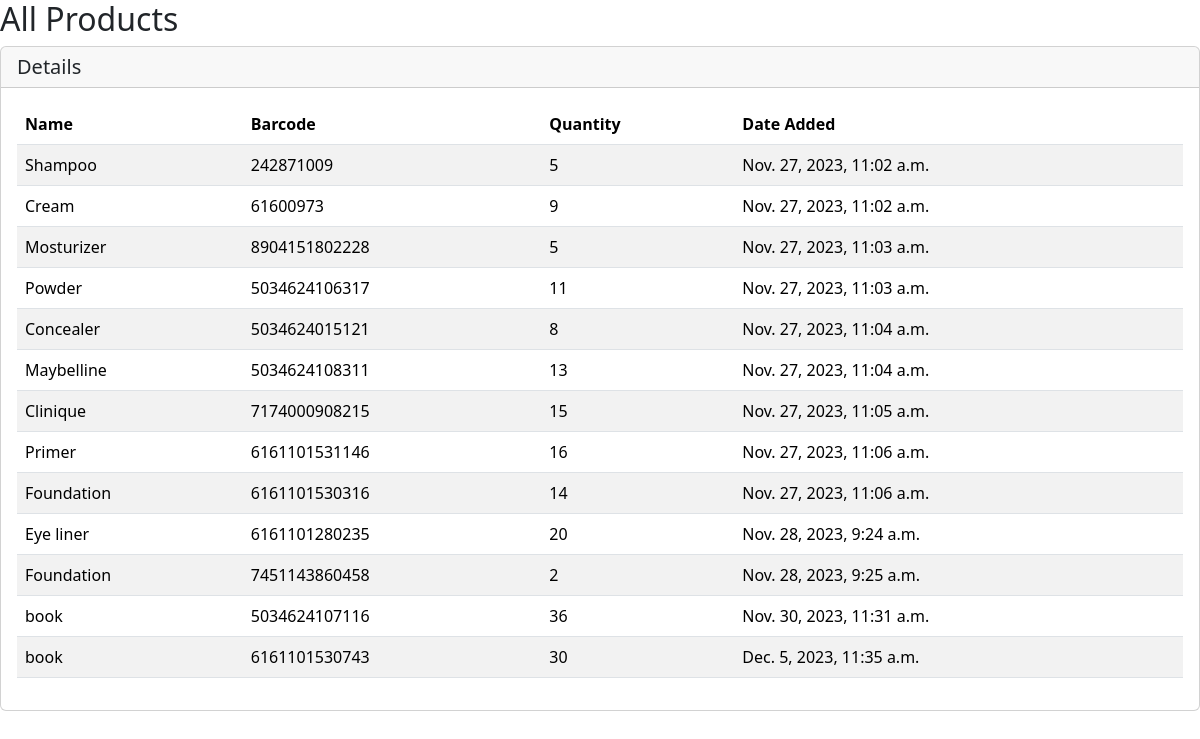
The app's page /all/?download_html=1 with its own data.
### ventory/models.py (models this page shows, shortened)
class Product(models.Model):
    NAME_CHOICES = [
      ("book",'book'),
      ("water",'water'),
      ("plates",'plates'),
      ("Concealer",'Concealer'),
      ("Foundation",'Foundation'),
      ("Eye shadow",'Eye shadow'),
      ("Eye liner",'Eye liner'),
      ("Bronzer",'Bronzer'),
      ("Powder",'Powder'),
      ("Mosturizer",'Mosturizer'),
      ("Cream",'Cream'),
      ("Shampoo",'Shampoo'),
    ]
    name = models.CharField(max_length=255, choices=NAME_CHOICES)
    barcode = models.CharField(max_length=14, unique=True)
    quantity_available = models.PositiveIntegerField(default=0)
    date_added = models.DateTimeField(auto_now_add=True)

### ventory/views.py (the view)
# urls.py: path('all/', all_products, name='all_products'),
def all_products(request):
  products = Product.objects.all()
  if 'download_html' in request.GET:
    html_content = render_to_string('downloadable_products.html', {'products': products})
    response = HttpResponse(html_content, content_type='text/html')
    response['Content-Disposition'] = 'attachment; filename="products_details.html"'
    return response
  return render(request, 'all_products.html', {'products': products})

### templates/downloadable_products.html (shortened to what this page needs)
{% load static %}
<!doctype html>
<html lang="en">
<head>
  <link rel="stylesheet" href="https://cdn.jsdelivr.net/npm/bootstrap@5.3.2/dist/css/bootstrap.min.css">
</head>
<body>
<h2>All Products</h2>
<div class="card">
  <h5 class="card-header">Details</h5>
  <div class="card-body">
    <table class="table table-striped">
        <thead>
        <tr>
            <th>Name</th>
            <th>Barcode</th>
            <th>Quantity</th>
            <th>Date Added</th>
        </tr>
        </thead>
        <tbody>
        {% for product in products %}
            <tr>
                <td>{{ product.name }}</td>
                <td>{{ product.barcode }}</td>
                <td>{{ product.quantity_available }}</td>
                <td>{{ product.date_added }}</td>
            </tr>
        {% endfor %}
        </tbody>
    </table>
  </div>
</div>
</body>
</html>

### records on screen
Product: name "Shampoo", barcode "242871009", quantity_available "5", date_added "Nov. 27, 2023, 11:02 a.m."
Product: name "Cream", barcode "61600973", quantity_available "9", date_added "Nov. 27, 2023, 11:02 a.m."
Product: name "Mosturizer", barcode "8904151802228", quantity_available "5", date_added "Nov. 27, 2023, 11:03 a.m."
Product: name "Powder", barcode "5034624106317", quantity_available "11", date_added "Nov. 27, 2023, 11:03 a.m."
Product: name "Concealer", barcode "5034624015121", quantity_available "8", date_added "Nov. 27, 2023, 11:04 a.m."
Product: name "Maybelline", barcode "5034624108311", quantity_available "13", date_added "Nov. 27, 2023, 11:04 a.m."
Product: name "Clinique", barcode "7174000908215", quantity_available "15", date_added "Nov. 27, 2023, 11:05 a.m."
Product: name "Primer", barcode "6161101531146", quantity_available "16", date_added "Nov. 27, 2023, 11:06 a.m."
Product: name "Foundation", barcode "6161101530316", quantity_available "14", date_added "Nov. 27, 2023, 11:06 a.m."
Product: name "Eye liner", barcode "6161101280235", quantity_available "20", date_added "Nov. 28, 2023, 9:24 a.m."
Product: name "Foundation", barcode "7451143860458", quantity_available "2", date_added "Nov. 28, 2023, 9:25 a.m."
Product: name "book", barcode "5034624107116", quantity_available "36", date_added "Nov. 30, 2023, 11:31 a.m."
Product: name "book", barcode "6161101530743", quantity_available "30", date_added "Dec. 5, 2023, 11:35 a.m."
